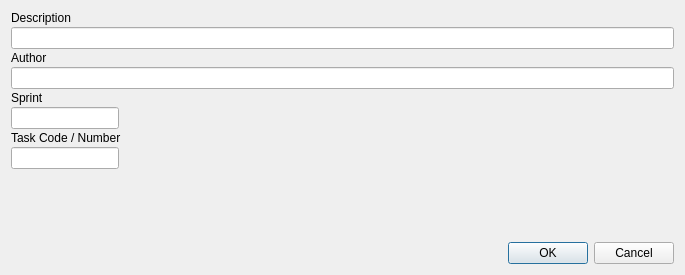
<?xml version="1.0" encoding="UTF-8"?>
<ui version="4.0">
 <class>DlgCreateScript</class>
 <widget class="QDialog" name="DlgCreateScript">
  <property name="geometry">
   <rect>
    <x>0</x>
    <y>0</y>
    <width>685</width>
    <height>275</height>
   </rect>
  </property>
  <property name="windowTitle">
   <string>Create Script</string>
  </property>
  <layout class="QVBoxLayout" name="verticalLayout">
   <property name="spacing">
    <number>2</number>
   </property>
   <item>
    <widget class="QLabel" name="label">
     <property name="text">
      <string>Description</string>
     </property>
    </widget>
   </item>
   <item>
    <widget class="QLineEdit" name="description"/>
   </item>
   <item>
    <widget class="QLabel" name="label_2">
     <property name="text">
      <string>Author</string>
     </property>
    </widget>
   </item>
   <item>
    <widget class="QLineEdit" name="author"/>
   </item>
   <item>
    <widget class="QLabel" name="label_4">
     <property name="text">
      <string>Sprint</string>
     </property>
    </widget>
   </item>
   <item>
    <widget class="QLineEdit" name="sprint">
     <property name="sizePolicy">
      <sizepolicy hsizetype="Fixed" vsizetype="Fixed">
       <horstretch>0</horstretch>
       <verstretch>0</verstretch>
      </sizepolicy>
     </property>
     <property name="minimumSize">
      <size>
       <width>100</width>
       <height>0</height>
      </size>
     </property>
    </widget>
   </item>
   <item>
    <widget class="QLabel" name="label_3">
     <property name="text">
      <string>Task Code / Number </string>
     </property>
    </widget>
   </item>
   <item>
    <widget class="QLineEdit" name="task">
     <property name="sizePolicy">
      <sizepolicy hsizetype="Fixed" vsizetype="Fixed">
       <horstretch>0</horstretch>
       <verstretch>0</verstretch>
      </sizepolicy>
     </property>
    </widget>
   </item>
   <item>
    <spacer name="verticalSpacer">
     <property name="orientation">
      <enum>Qt::Vertical</enum>
     </property>
     <property name="sizeHint" stdset="0">
      <size>
       <width>132</width>
       <height>8</height>
      </size>
     </property>
    </spacer>
   </item>
   <item>
    <widget class="QDialogButtonBox" name="buttonBox">
     <property name="orientation">
      <enum>Qt::Horizontal</enum>
     </property>
     <property name="standardButtons">
      <set>QDialogButtonBox::Cancel|QDialogButtonBox::Ok</set>
     </property>
    </widget>
   </item>
  </layout>
 </widget>
 <resources/>
 <connections>
  <connection>
   <sender>buttonBox</sender>
   <signal>accepted()</signal>
   <receiver>DlgCreateScript</receiver>
   <slot>accept()</slot>
   <hints>
    <hint type="sourcelabel">
     <x>248</x>
     <y>254</y>
    </hint>
    <hint type="destinationlabel">
     <x>157</x>
     <y>274</y>
    </hint>
   </hints>
  </connection>
  <connection>
   <sender>buttonBox</sender>
   <signal>rejected()</signal>
   <receiver>DlgCreateScript</receiver>
   <slot>reject()</slot>
   <hints>
    <hint type="sourcelabel">
     <x>316</x>
     <y>260</y>
    </hint>
    <hint type="destinationlabel">
     <x>286</x>
     <y>274</y>
    </hint>
   </hints>
  </connection>
 </connections>
</ui>
